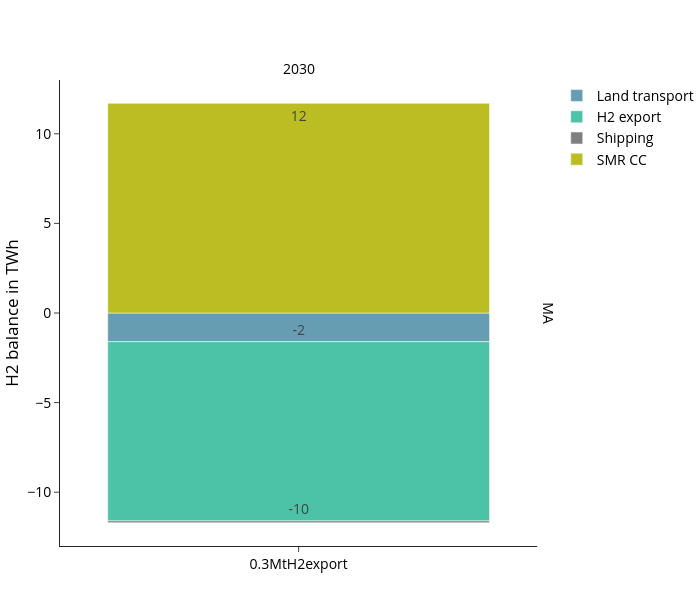

Source (notebook cell):
### Code cell
fig_name = "hydrogen_balance_TWh"
fig = px.bar(
    df, 
    **fig_kwargs,
    color_discrete_map=colors["hydrogen"],
    category_orders={
        "variable":list(colors["hydrogen"].keys()),
        "scen": scen_order
        },
    #facet_col_spacing=0.1,
    labels={"value":"H2 balance in TWh","year":"",
            "variable":"", 
            "scen": ""},

)
update_layout(fig)

print("Totals per scenario and year:", demand_sum_df)
fig.show()
#save_plotly_fig(df, fig, fig, sdir, f"{idx_group_name}_{fig_name}")

### Figure 1 — Plotly figure (JSON) as saved in the notebook; plotly's stock layout.template omitted (floating-point values rounded to 4 significant figures)
{"data": [{"hovertemplate": "=%{x}<br>country=MA<br>H2 balance in TWh=%{text}<extra></extra>", "legendgroup": "Land transport", "marker": {"color": "#669db2", "pattern": {"shape": ""}}, "name": "Land transport", "orientation": "v", "showlegend": true, "text": [-1.6], "textangle": 0, "textposition": "inside", "texttemplate": "%{y:.0f}", "type": "bar", "x": ["0.3MtH2export"], "xaxis": "x", "y": [-1.6], "yaxis": "y"}, {"hovertemplate": "=%{x}<br>country=MA<br>H2 balance in TWh=%{text}<extra></extra>", "legendgroup": "H2 export", "marker": {"color": "#4CC2A6", "pattern": {"shape": ""}}, "name": "H2 export", "orientation": "v", "showlegend": true, "text": [-10.0], "textangle": 0, "textposition": "inside", "texttemplate": "%{y:.0f}", "type": "bar", "x": ["0.3MtH2export"], "xaxis": "x", "y": [-10.0], "yaxis": "y"}, {"hovertemplate": "=%{x}<br>country=MA<br>H2 balance in TWh=%{text}<extra></extra>", "legendgroup": "Shipping", "marker": {"color": "#7F7F7F", "pattern": {"shape": ""}}, "name": "Shipping", "orientation": "v", "showlegend": true, "text": [-0.1], "textangle": 0, "textposition": "inside", "texttemplate": "%{y:.0f}", "type": "bar", "x": ["0.3MtH2export"], "xaxis": "x", "y": [-0.1], "yaxis": "y"}, {"hovertemplate": "=%{x}<br>country=MA<br>H2 balance in TWh=%{text}<extra></extra>", "legendgroup": "SMR CC", "marker": {"color": "#BCBD22", "pattern": {"shape": ""}}, "name": "SMR CC", "orientation": "v", "showlegend": true, "text": [11.7], "textangle": 0, "textposition": "inside", "texttemplate": "%{y:.0f}", "type": "bar", "x": ["0.3MtH2export"], "xaxis": "x", "y": [11.7], "yaxis": "y"}], "layout": {"annotations": [{"font": {}, "showarrow": false, "text": "2030", "x": 0.49, "xanchor": "center", "xref": "paper", "y": 1, "yanchor": "bottom", "yref": "paper"}, {"font": {}, "showarrow": false, "text": "MA", "textangle": 90, "x": 0.98, "xanchor": "left", "xref": "paper", "y": 0.5, "yanchor": "middle", "yref": "paper"}], "barmode": "relative", "height": 600, "legend": {"title": {"text": ""}, "tracegroupgap": 0}, "width": 700, "xaxis": {"anchor": "y", "categoryarray": [], "categoryorder": "array", "domain": [0, 0.98], "title": {"text": ""}}, "yaxis": {"anchor": "x", "domain": [0, 1], "title": {"text": "H2 balance in TWh"}}}}
